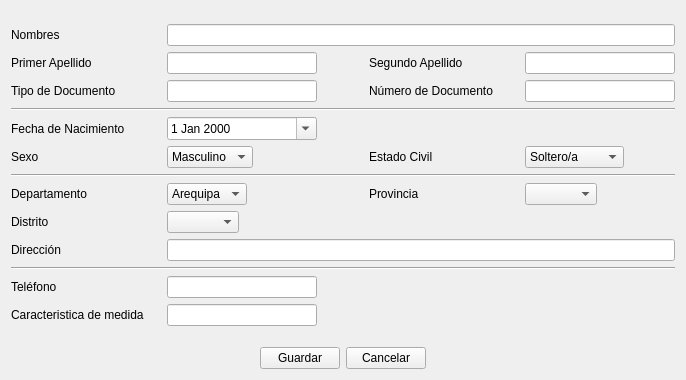
<?xml version="1.0" encoding="UTF-8"?>
<ui version="4.0">
 <class>Form</class>
 <widget class="QWidget" name="Form">
  <property name="geometry">
   <rect>
    <x>0</x>
    <y>0</y>
    <width>686</width>
    <height>374</height>
   </rect>
  </property>
  <property name="windowTitle">
   <string>Form</string>
  </property>
  <layout class="QGridLayout" name="gridLayout_3">
   <item row="0" column="0">
    <layout class="QGridLayout" name="gridLayout_2">
     <item row="0" column="0">
      <layout class="QGridLayout" name="gridLayout_4">
       <item row="0" column="0">
        <spacer name="horizontalSpacer_4">
         <property name="orientation">
          <enum>Qt::Horizontal</enum>
         </property>
         <property name="sizeType">
          <enum>QSizePolicy::Fixed</enum>
         </property>
         <property name="sizeHint" stdset="0">
          <size>
           <width>150</width>
           <height>13</height>
          </size>
         </property>
        </spacer>
       </item>
       <item row="0" column="1">
        <spacer name="horizontalSpacer_7">
         <property name="orientation">
          <enum>Qt::Horizontal</enum>
         </property>
         <property name="sizeType">
          <enum>QSizePolicy::Fixed</enum>
         </property>
         <property name="sizeHint" stdset="0">
          <size>
           <width>150</width>
           <height>13</height>
          </size>
         </property>
        </spacer>
       </item>
       <item row="0" column="2">
        <spacer name="horizontalSpacer_8">
         <property name="orientation">
          <enum>Qt::Horizontal</enum>
         </property>
         <property name="sizeType">
          <enum>QSizePolicy::Fixed</enum>
         </property>
         <property name="sizeHint" stdset="0">
          <size>
           <width>40</width>
           <height>13</height>
          </size>
         </property>
        </spacer>
       </item>
       <item row="0" column="3">
        <spacer name="horizontalSpacer_11">
         <property name="orientation">
          <enum>Qt::Horizontal</enum>
         </property>
         <property name="sizeType">
          <enum>QSizePolicy::Fixed</enum>
         </property>
         <property name="sizeHint" stdset="0">
          <size>
           <width>150</width>
           <height>13</height>
          </size>
         </property>
        </spacer>
       </item>
       <item row="0" column="4">
        <spacer name="horizontalSpacer_12">
         <property name="orientation">
          <enum>Qt::Horizontal</enum>
         </property>
         <property name="sizeType">
          <enum>QSizePolicy::Fixed</enum>
         </property>
         <property name="sizeHint" stdset="0">
          <size>
           <width>150</width>
           <height>13</height>
          </size>
         </property>
        </spacer>
       </item>
       <item row="1" column="0">
        <widget class="QLabel" name="label_25">
         <property name="text">
          <string>Nombres</string>
         </property>
        </widget>
       </item>
       <item row="1" column="1" colspan="4">
        <widget class="QLineEdit" name="lineEdit_13"/>
       </item>
       <item row="2" column="0">
        <widget class="QLabel" name="label_21">
         <property name="text">
          <string>Primer Apellido</string>
         </property>
        </widget>
       </item>
       <item row="2" column="1">
        <widget class="QLineEdit" name="lineEdit_10"/>
       </item>
       <item row="2" column="3">
        <widget class="QLabel" name="label_29">
         <property name="text">
          <string>Segundo Apellido</string>
         </property>
        </widget>
       </item>
       <item row="2" column="4">
        <widget class="QLineEdit" name="lineEdit_16"/>
       </item>
       <item row="3" column="0">
        <widget class="QLabel" name="label_24">
         <property name="text">
          <string>Tipo de Documento</string>
         </property>
        </widget>
       </item>
       <item row="3" column="1">
        <widget class="QLineEdit" name="lineEdit_9"/>
       </item>
       <item row="3" column="3">
        <widget class="QLabel" name="label_16">
         <property name="text">
          <string>Número de Documento</string>
         </property>
        </widget>
       </item>
       <item row="3" column="4">
        <widget class="QLineEdit" name="lineEdit_14"/>
       </item>
       <item row="4" column="0" colspan="5">
        <widget class="Line" name="line">
         <property name="orientation">
          <enum>Qt::Horizontal</enum>
         </property>
        </widget>
       </item>
       <item row="5" column="0">
        <widget class="QLabel" name="label_28">
         <property name="text">
          <string>Fecha de Nacimiento</string>
         </property>
        </widget>
       </item>
       <item row="5" column="1">
        <widget class="QDateEdit" name="dateEdit_2">
         <property name="sizePolicy">
          <sizepolicy hsizetype="Expanding" vsizetype="Fixed">
           <horstretch>0</horstretch>
           <verstretch>0</verstretch>
          </sizepolicy>
         </property>
         <property name="calendarPopup">
          <bool>true</bool>
         </property>
        </widget>
       </item>
       <item row="6" column="0">
        <widget class="QLabel" name="label_17">
         <property name="text">
          <string>Sexo</string>
         </property>
        </widget>
       </item>
       <item row="6" column="1">
        <widget class="QComboBox" name="comboBox_8">
         <property name="sizePolicy">
          <sizepolicy hsizetype="Fixed" vsizetype="Fixed">
           <horstretch>0</horstretch>
           <verstretch>0</verstretch>
          </sizepolicy>
         </property>
         <item>
          <property name="text">
           <string>Masculino</string>
          </property>
         </item>
         <item>
          <property name="text">
           <string>Femenino</string>
          </property>
         </item>
        </widget>
       </item>
       <item row="6" column="3">
        <widget class="QLabel" name="label_20">
         <property name="sizePolicy">
          <sizepolicy hsizetype="Fixed" vsizetype="Preferred">
           <horstretch>0</horstretch>
           <verstretch>0</verstretch>
          </sizepolicy>
         </property>
         <property name="text">
          <string>Estado Civil</string>
         </property>
        </widget>
       </item>
       <item row="6" column="4">
        <widget class="QComboBox" name="comboBox_10">
         <property name="sizePolicy">
          <sizepolicy hsizetype="Fixed" vsizetype="Fixed">
           <horstretch>0</horstretch>
           <verstretch>0</verstretch>
          </sizepolicy>
         </property>
         <item>
          <property name="text">
           <string>Soltero/a</string>
          </property>
         </item>
         <item>
          <property name="text">
           <string>Casado/a</string>
          </property>
         </item>
         <item>
          <property name="text">
           <string>Viudo/a</string>
          </property>
         </item>
         <item>
          <property name="text">
           <string>Divorciado/a</string>
          </property>
         </item>
        </widget>
       </item>
       <item row="7" column="0" colspan="5">
        <widget class="Line" name="line_2">
         <property name="orientation">
          <enum>Qt::Horizontal</enum>
         </property>
        </widget>
       </item>
       <item row="8" column="0">
        <widget class="QLabel" name="label_23">
         <property name="text">
          <string>Departamento</string>
         </property>
        </widget>
       </item>
       <item row="8" column="1">
        <widget class="QComboBox" name="comboBox_7">
         <property name="sizePolicy">
          <sizepolicy hsizetype="Fixed" vsizetype="Fixed">
           <horstretch>0</horstretch>
           <verstretch>0</verstretch>
          </sizepolicy>
         </property>
         <item>
          <property name="text">
           <string>Arequipa</string>
          </property>
         </item>
        </widget>
       </item>
       <item row="8" column="3">
        <widget class="QLabel" name="label_18">
         <property name="text">
          <string>Provincia</string>
         </property>
        </widget>
       </item>
       <item row="8" column="4">
        <widget class="QComboBox" name="comboBox_9">
         <property name="sizePolicy">
          <sizepolicy hsizetype="Fixed" vsizetype="Fixed">
           <horstretch>0</horstretch>
           <verstretch>0</verstretch>
          </sizepolicy>
         </property>
        </widget>
       </item>
       <item row="9" column="0">
        <widget class="QLabel" name="label_26">
         <property name="text">
          <string>Distrito</string>
         </property>
        </widget>
       </item>
       <item row="9" column="1">
        <widget class="QComboBox" name="comboBox_6">
         <property name="sizePolicy">
          <sizepolicy hsizetype="Fixed" vsizetype="Fixed">
           <horstretch>0</horstretch>
           <verstretch>0</verstretch>
          </sizepolicy>
         </property>
        </widget>
       </item>
       <item row="10" column="0">
        <widget class="QLabel" name="label_19">
         <property name="text">
          <string>Dirección</string>
         </property>
        </widget>
       </item>
       <item row="10" column="1" colspan="4">
        <widget class="QLineEdit" name="lineEdit_12"/>
       </item>
       <item row="12" column="0">
        <widget class="QLabel" name="label_22">
         <property name="text">
          <string>Teléfono</string>
         </property>
        </widget>
       </item>
       <item row="12" column="1">
        <widget class="QLineEdit" name="lineEdit_15"/>
       </item>
       <item row="13" column="0">
        <widget class="QLabel" name="label">
         <property name="text">
          <string>Caracteristica de medida</string>
         </property>
        </widget>
       </item>
       <item row="13" column="1">
        <widget class="QLineEdit" name="lineEdit"/>
       </item>
       <item row="11" column="0" colspan="5">
        <widget class="Line" name="line_3">
         <property name="orientation">
          <enum>Qt::Horizontal</enum>
         </property>
        </widget>
       </item>
      </layout>
     </item>
     <item row="1" column="0">
      <spacer name="verticalSpacer">
       <property name="orientation">
        <enum>Qt::Vertical</enum>
       </property>
       <property name="sizeType">
        <enum>QSizePolicy::Fixed</enum>
       </property>
       <property name="sizeHint" stdset="0">
        <size>
         <width>20</width>
         <height>15</height>
        </size>
       </property>
      </spacer>
     </item>
     <item row="2" column="0">
      <layout class="QGridLayout" name="gridLayout">
       <item row="0" column="0">
        <spacer name="horizontalSpacer">
         <property name="orientation">
          <enum>Qt::Horizontal</enum>
         </property>
         <property name="sizeHint" stdset="0">
          <size>
           <width>40</width>
           <height>20</height>
          </size>
         </property>
        </spacer>
       </item>
       <item row="0" column="1">
        <widget class="QPushButton" name="pushButton_Aceptar">
         <property name="text">
          <string>Guardar</string>
         </property>
        </widget>
       </item>
       <item row="0" column="2">
        <widget class="QPushButton" name="pushButton_Cancelar">
         <property name="text">
          <string>Cancelar</string>
         </property>
        </widget>
       </item>
       <item row="0" column="3">
        <spacer name="horizontalSpacer_2">
         <property name="orientation">
          <enum>Qt::Horizontal</enum>
         </property>
         <property name="sizeHint" stdset="0">
          <size>
           <width>40</width>
           <height>20</height>
          </size>
         </property>
        </spacer>
       </item>
      </layout>
     </item>
    </layout>
   </item>
  </layout>
 </widget>
 <resources/>
 <connections/>
</ui>
